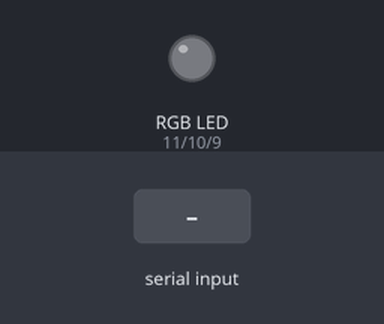
Simulated run of this sketch. Board: Arduino Uno, built with avr-gcc and run on an emulated ATmega328P. On the bench: an RGB LED mixed from three pins (HIGH = lit). The test bench sets the inputs (shaded band). Dim RGB values are drawn brighter than linear; random numbers use the default seed unless the sketch sets one.

Above: at 1.2 s.
1.3 s: "90,45\n" received over Serial
At 1.9 s:
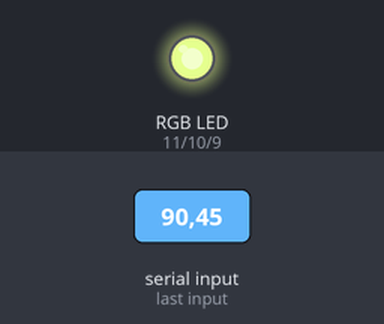
2.8 s: "30,150\n" received over Serial
At 4.0 s:
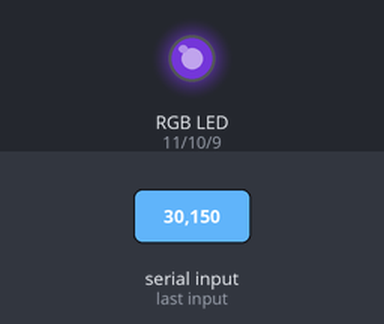
4.3 s: "5\n" received over Serial
At 5.2 s:
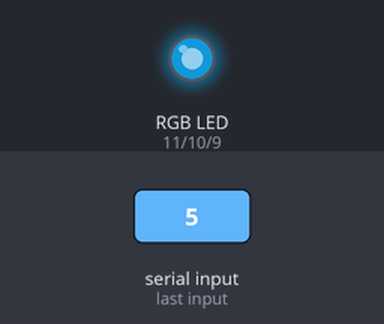
5.8 s: "90\n" received over Serial
At 6.4 s:
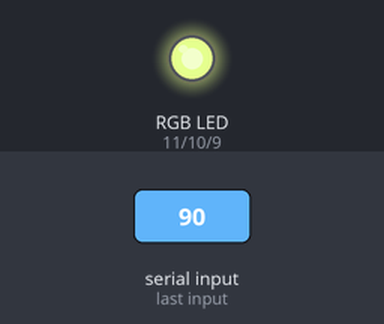
7.3 s: "200\n" received over Serial
At 8.7 s:
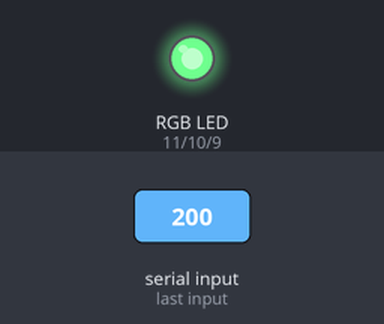
Timing chart, 0 to 9.8 s (numbered marks = the images above; inputs shaded):
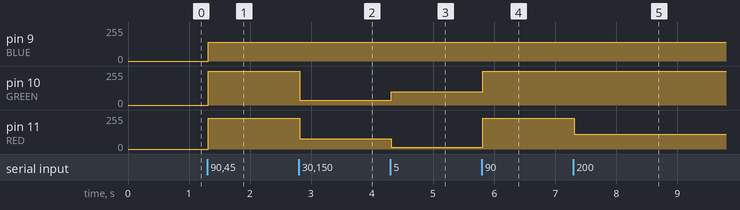

The sketch:

sketch_aug04a.ino
```cpp
#define RED 11
#define GREEN 10
#define BLUE 9
#define NR_OF_COLOR_MODES 4
#define TIME_OF_C0LOR_MODES 5000
#define RAINBOW_STATES 58


int color_mode = 0;
int color_index = 0;
unsigned long last_time_color_change = 0;

void setup() {
  Serial.begin (9600);
  Serial.setTimeout(10);
}

void serialEvent() {

   int luminosity = Serial.readString().toInt();
   calm_to_fury(luminosity);

//   switch(color_mode) {
//      case 0:
//        white_bounce(luminosity);
//        break;
//
//      case 1:
//        rgb_wheel(luminosity);
//        break;
//
//      case 2:
//        random_color(luminosity);
//        break;
//
//      case 3:
//        rgb_proportion_luminosity(luminosity);
//        break;
//    }
}

void white_bounce(int luminosity) {
   int red = 33 * luminosity / 100;
   int green = 33 * luminosity / 100;
   int blue = 33 * luminosity / 100;

   analogWrite(RED, red);
   analogWrite(GREEN, green);
   analogWrite(BLUE, blue);
}

void rgb_wheel(int luminosity) {
    //                                                               R -> O                  O -> G                                           G -> V                                       V -> A                                     A -> I               I -> V
    //  index as 0 -> 57
    int r[] = { 100, 98, 96, 94, 90, 88, 86, 84, 80, 78, 75, 72, 70, 68, 66, 64, 61, 58, 55, 52, 50, 47, 45, 41, 38, 35, 30, 25, 20, 15, 10, 5,    0,  0,  0,  0,  0,  0,  0,  0,  0,  0,  0,   0,  3,  6,  9,  13,  20,  24,  28,  32,  36, 37, 38, 39, 40, 41 };
    int g[] = { 0,   2,  4,  6,  8,  10, 12, 14, 16, 18, 20, 23, 26, 30, 33, 35, 38, 41, 44, 47, 50, 53, 55, 59, 61, 65, 70, 75, 80, 85, 90, 95, 100, 95, 90, 80, 70, 60, 50, 40, 30, 20, 10,   0,  0,  0,  0,   0,   0,   0,   0,   0,   0,  0,  0,  0,  0,  0 };
    int b[] = { 0,   0,  0,  0,  0,  0,  0,  0,  0,  0,  0,  0,  0,  0,  0,  0,  0,  0,  0,  0,  0,  0,  0,  0,  0,  0,  0,  0,  0,  0,  0,  0,    0,  0,  5, 10, 20, 30, 40, 50, 60, 70, 80, 100, 97, 94, 91,  87,  80,  76,  72,  67,  63, 63, 62, 61, 60, 59 };

    int red   =  r[color_index] * luminosity / 100;
    int green =  g[color_index] * luminosity / 100;
    int blue  =  b[color_index] * luminosity / 100;
    color_index = (color_index + 1) % RAINBOW_STATES;

    analogWrite(RED, red);
    analogWrite(GREEN, green);
    analogWrite(BLUE, blue);
}

void random_color(int luminosity) {
    int red = random(0, 100);
    int blue = random(0, 100 - red);
    int green = 100 - (red + blue);

    red = red * luminosity / 100;
    green = green * luminosity / 100;
    blue = blue * luminosity / 100;

    analogWrite(RED, red);
    analogWrite(GREEN, green);
    analogWrite(BLUE, blue);
}

void rgb_proportion_luminosity(int luminosity) {
   int red = map(0, 255, 20, 50, luminosity);
   int green = map(0, 255, 50, 10, luminosity);
   int blue = map(0, 255, 30, 40, luminosity);

   red = red * luminosity / 100;
   green = green * luminosity / 100;
   blue = blue * luminosity / 100;

   analogWrite(RED, red);
   analogWrite(GREEN, green);
   analogWrite(BLUE, blue);
}

void calm_to_fury(int luminosity) {
      int red = map(0, 255, 0, 44, luminosity);
      int blue = 56;
      int green = 100 - (red + blue);

      red = red * 255 / 100;
      green = green * 255 / 100;
      blue = blue * 255 / 100;

      analogWrite(RED, red);
      analogWrite(GREEN, green);
      analogWrite(BLUE, blue);
}

void loop() {
    // loop through color modes every
//    if (millis() - TIME_OF_C0LOR_MODES > 3500) {
//        last_time_color_change = millis();
//        color_mode = (color_mode + 1) %  NR_OF_COLOR_MODES;
//    }
}
```

Measured:
- after the input at 1.3 s, pin 9 (BLUE): 0/255 → 142/255 at once; pin 10 (GREEN): 0/255 → 255/255 at once; pin 11 (RED): 0/255 → 229/255 at once
- after the input at 2.8 s, pin 10 (GREEN): 255/255 → 35/255 at once; pin 11 (RED): 229/255 → 76/255 at once
- after the input at 4.3 s, pin 10 (GREEN): 35/255 → 99/255 at once; pin 11 (RED): 76/255 → 12/255 at once
- after the input at 5.8 s, pin 10 (GREEN): 99/255 → 255/255 at once; pin 11 (RED): 12/255 → 229/255 at once
- after the input at 7.3 s, pin 11 (RED): 229/255 → 111/255 at once
